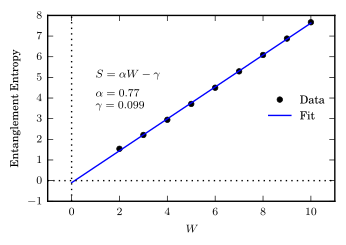

Recreate this plot in Python.
import numpy as np
from matplotlib import pyplot as plt
from DataAnalysis import PEPS_plots as pp
from PEPS import spectra_analyzer as spec
from PEPS.CylinderPEPS import run
from PEPS import analysis
from PEPS import IO_helper as IO
import sfig

i=10
stri = str(i)
IO.go_to_data_parent('interpolatedboson/a'+stri)
IO.add_to_path()
state = IO.get_state()

Ls = range(2, 11)

params = IO.Params.kw('LKN', L=Ls, K=[0], N=[0])
for p in params:
    run.create_edge_spectrum(state, p, overwrite=False)
    
def entanglement_entropy(es):
    return sum(-v * np.log2(v) for v in es if not np.isclose(v, 0))

entropy = []
for p in params:
    spec = run.load_edge_spectrum(state, p, evecs=False)
    es = [spec_pnt[1] for spec_pnt in spec]
    entropy.append(entanglement_entropy(es))
    
entropy = np.real(entropy)
Ls = np.array(Ls)
extrap_Ls = np.array([0, 1]+list(Ls))

fit_pts, params, R = analysis.curve_fit_main(entropy, analysis.linear, Ls, extrap_Ls)
# flip sign of gamma
params = [params[0], -1*params[1]]

print params
print fit_pts[0], fit_pts[1]

plt.plot(Ls, entropy, 'k.', label='Data')
plt.plot(extrap_Ls, fit_pts, 'b-', label='Fit')

text = text = plt.text(1, 5, r'$S = \alpha W-\gamma$')
pl2_txt = lambda params: (r'$\alpha={}$'+'\n'+r'\gamma={}$').format(IO.round_sig(params[0],2),IO.round_sig(params[1], 2))
text2 = plt.text(1, 3.5, pl2_txt(params))

plt.xlim(xmin=-1, xmax=11)
plt.ylim(ymin=-1)
plt.axhline(0, color='k', ls=':')
plt.axvline(0, color='k', ls=':')

#plt.title('Computing Topological Entanglement Entropy')
plt.xlabel(r'$W$')
plt.ylabel('Entanglement Entropy')
plt.legend(loc='best', numpoints=1, frameon=False)
plt.tight_layout()
plt.show()
    


#spectrum = pp.load_edge_spectrum(state, Ls)
